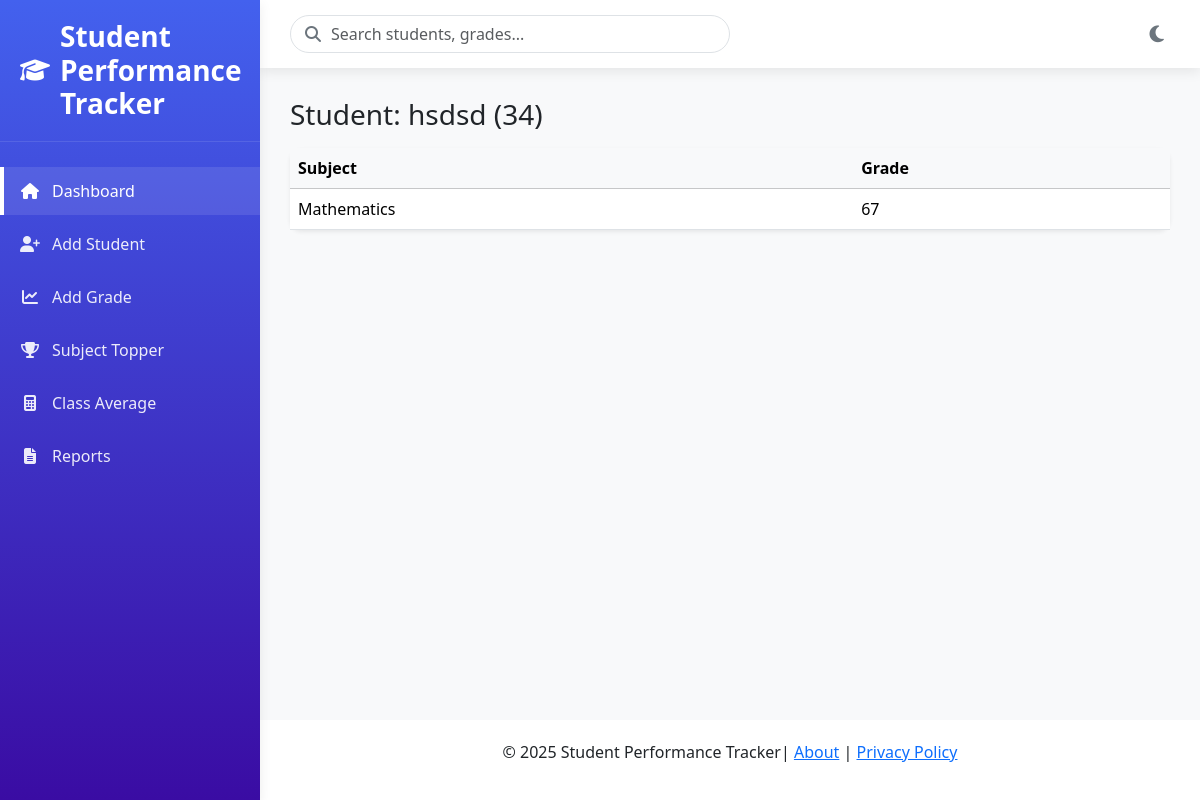
Screenshot of /student/34 with the database file from the repository.
### tables this page shows
CREATE TABLE students (
                id INTEGER PRIMARY KEY AUTOINCREMENT,
                roll_number TEXT UNIQUE NOT NULL,
                name TEXT NOT NULL
            );

CREATE TABLE grades (
                id INTEGER PRIMARY KEY AUTOINCREMENT,
                student_id INTEGER NOT NULL,
                subject TEXT NOT NULL,
                grade INTEGER NOT NULL,
                FOREIGN KEY(student_id) REFERENCES students(id)
            );

### app.py (the view)
@app.route("/student/<roll>")
def view_student(roll):
    student = database.get_student_by_roll(roll)
    grades = database.get_grades_by_roll(roll)
    if not student:
        flash("❌ Student not found.", "error")
        return redirect(url_for("index"))
    return render_template("view_student.html", student=student, grades=grades)

### database.py (called while the page is built)
def get_connection():
    conn = sqlite3.connect(DB_NAME)
    conn.row_factory = sqlite3.Row  # dict-like rows
    return conn

def get_student_by_roll(roll_number):
    with closing(get_connection()) as conn:
        row = conn.execute("SELECT id, roll_number, name FROM students WHERE roll_number = ?", (roll_number,)).fetchone()
        return dict(row) if row else None

def get_grades_by_roll(roll_number):
    with closing(get_connection()) as conn:
        stu = conn.execute("SELECT id FROM students WHERE roll_number = ?", (roll_number,)).fetchone()
        if not stu:
            return []
        rows = conn.execute("SELECT subject, grade FROM grades WHERE student_id = ? ORDER BY subject", (stu["id"],)).fetchall()
        return [dict(r) for r in rows]

### templates/view_student.html
{% extends "base.html" %}
{% block content %}
<h3 class="mb-3">Student: {{ student.name }} ({{ student.roll_number }})</h3>
<div class="card shadow-sm">
  <div class="table-responsive">
    <table class="table mb-0">
      <thead class="table-light">
        <tr>
          <th>Subject</th>
          <th>Grade</th>
        </tr>
      </thead>
      <tbody>
        {% for g in grades %}
        <tr>
          <td>{{ g.subject }}</td>
          <td>{{ g.grade }}</td>
        </tr>
        {% else %}
        <tr><td colspan="2" class="text-center text-muted py-4">No grades yet.</td></tr>
        {% endfor %}
      </tbody>
    </table>
  </div>
</div>
{% endblock %}

### templates/base.html (style rules this page uses)
:root { --primary: #4361ee; --secondary: #3a0ca3; --success: #4cc9f0; --light-bg: #f8f9fa; --dark-bg: #121212; --dark-card: #1e1e1e; --dark-text: #e0e0e0; --shadow: 0 4px 12px rgba(0,0,0,0.08); --transition: all 0.3s ease; }
body { font-family: 'Segoe UI', Tahoma, Geneva, Verdana, sans-serif; transition: var(--transition); background-color: var(--light-bg); min-height: 100vh; display: flex; flex-direction: column; }
.card { border: none; border-radius: 12px; box-shadow: var(--shadow); transition: var(--transition); margin-bottom: 20px; }

### rows the page displays
students: name "hsdsd", roll_number "34"
grades: subject "Mathematics", grade "67"
